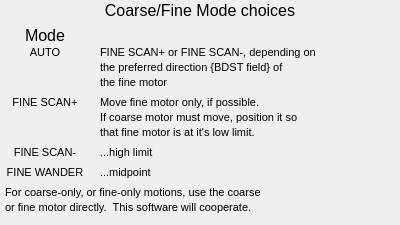
<?xml version="1.0" ?>
<ui version="4.0">
  <class>Dialog</class>
  <widget class="PyDMFrame" name="screen">
    <property name="geometry">
      <rect>
        <x>327</x>
        <y>507</y>
        <width>400</width>
        <height>225</height>
      </rect>
    </property>
    <property name="minimumSize">
      <size>
        <width>400</width>
        <height>225</height>
      </size>
    </property>
    <property name="styleSheet">
      <string notr="true">PyDMFrame#screen {
  color: rgb(0, 0, 0);
  background-color: rgb(218, 218, 218);
  }</string>
    </property>
    <property name="windowTitle">
      <string>CoarseFineMotorHelp</string>
    </property>
    <layout class="QGridLayout" name="gridLayout" columnstretch="5,80,3,1,11,295,5" rowstretch="20,3,2,17,1,2,14,1,14,1,14,2,1,3,14,1,14,1,14,2,1,3,14,2,1,3,14,2,4,14,1,14,11">
      <property name="leftMargin">
        <number>0</number>
      </property>
      <property name="topMargin">
        <number>0</number>
      </property>
      <property name="rightMargin">
        <number>0</number>
      </property>
      <property name="bottomMargin">
        <number>0</number>
      </property>
      <property name="horizontalSpacing">
        <number>0</number>
      </property>
      <property name="verticalSpacing">
        <number>0</number>
      </property>
      <item row="0" column="0" rowspan="2" colspan="7">
        <widget class="PyDMDrawingRectangle" name="rectangle">
          <property name="geometry">
            <rect>
              <x>0</x>
              <y>0</y>
              <width>400</width>
              <height>23</height>
            </rect>
          </property>
          <property name="sizePolicy">
            <sizepolicy hsizetype="Ignored" vsizetype="Ignored">
              <horstretch>0</horstretch>
              <verstretch>0</verstretch>
            </sizepolicy>
          </property>
          <property name="brush" stdset="0">
            <brush brushstyle="SolidPattern">
              <color alpha="255">
                <red>255</red>
                <green>255</green>
                <blue>255</blue>
              </color>
            </brush>
          </property>
          <property name="penStyle" stdset="0">
            <enum>Qt::SolidLine</enum>
          </property>
          <property name="penColor" stdset="0">
            <color>
              <red>255</red>
              <green>255</green>
              <blue>255</blue>
            </color>
          </property>
          <property name="penWidth" stdset="0">
            <double>0</double>
          </property>
          <property name="penCapStyle" stdset="0">
            <enum>Qt::FlatCap</enum>
          </property>
          <property name="toolTip">
            <string>rectangle</string>
          </property>
        </widget>
      </item>
      <item row="0" column="0" colspan="7">
        <widget class="QLabel" name="text">
          <property name="geometry">
            <rect>
              <x>0</x>
              <y>0</y>
              <width>400</width>
              <height>20</height>
            </rect>
          </property>
          <property name="sizePolicy">
            <sizepolicy hsizetype="Ignored" vsizetype="Ignored">
              <horstretch>0</horstretch>
              <verstretch>0</verstretch>
            </sizepolicy>
          </property>
          <property name="text">
            <string>Coarse/Fine Mode choices</string>
          </property>
          <property name="font">
            <font>
              <pointsize>12</pointsize>
            </font>
          </property>
          <property name="brush" stdset="0">
            <brush brushstyle="SolidPattern">
              <color alpha="255">
                <red>0</red>
                <green>0</green>
                <blue>0</blue>
              </color>
            </brush>
          </property>
          <property name="toolTip">
            <string>text</string>
          </property>
          <property name="alignment">
            <set>Qt::AlignCenter</set>
          </property>
          <property name="styleSheet">
            <string notr="true">QLabel#text {
  color: rgb(0, 0, 0);
  }</string>
          </property>
        </widget>
      </item>
      <item row="3" column="1" rowspan="3">
        <widget class="QLabel" name="text_1">
          <property name="geometry">
            <rect>
              <x>5</x>
              <y>25</y>
              <width>80</width>
              <height>20</height>
            </rect>
          </property>
          <property name="sizePolicy">
            <sizepolicy hsizetype="Ignored" vsizetype="Ignored">
              <horstretch>0</horstretch>
              <verstretch>0</verstretch>
            </sizepolicy>
          </property>
          <property name="text">
            <string>Mode</string>
          </property>
          <property name="font">
            <font>
              <pointsize>12</pointsize>
            </font>
          </property>
          <property name="brush" stdset="0">
            <brush brushstyle="SolidPattern">
              <color alpha="255">
                <red>0</red>
                <green>0</green>
                <blue>0</blue>
              </color>
            </brush>
          </property>
          <property name="toolTip">
            <string>text_1</string>
          </property>
          <property name="alignment">
            <set>Qt::AlignCenter</set>
          </property>
          <property name="styleSheet">
            <string notr="true">QLabel#text_1 {
  color: rgb(0, 0, 0);
  }</string>
          </property>
        </widget>
      </item>
      <item row="6" column="1">
        <widget class="QLabel" name="text_2">
          <property name="geometry">
            <rect>
              <x>5</x>
              <y>45</y>
              <width>80</width>
              <height>14</height>
            </rect>
          </property>
          <property name="sizePolicy">
            <sizepolicy hsizetype="Ignored" vsizetype="Ignored">
              <horstretch>0</horstretch>
              <verstretch>0</verstretch>
            </sizepolicy>
          </property>
          <property name="text">
            <string>AUTO</string>
          </property>
          <property name="font">
            <font>
              <pointsize>8</pointsize>
            </font>
          </property>
          <property name="brush" stdset="0">
            <brush brushstyle="SolidPattern">
              <color alpha="255">
                <red>0</red>
                <green>0</green>
                <blue>0</blue>
              </color>
            </brush>
          </property>
          <property name="toolTip">
            <string>text_2</string>
          </property>
          <property name="alignment">
            <set>Qt::AlignCenter</set>
          </property>
          <property name="styleSheet">
            <string notr="true">QLabel#text_2 {
  color: rgb(0, 0, 0);
  }</string>
          </property>
        </widget>
      </item>
      <item row="6" column="5" colspan="2">
        <widget class="QLabel" name="text_3">
          <property name="geometry">
            <rect>
              <x>100</x>
              <y>45</y>
              <width>300</width>
              <height>14</height>
            </rect>
          </property>
          <property name="sizePolicy">
            <sizepolicy hsizetype="Ignored" vsizetype="Ignored">
              <horstretch>0</horstretch>
              <verstretch>0</verstretch>
            </sizepolicy>
          </property>
          <property name="text">
            <string>FINE SCAN+ or FINE SCAN-, depending on</string>
          </property>
          <property name="font">
            <font>
              <pointsize>8</pointsize>
            </font>
          </property>
          <property name="brush" stdset="0">
            <brush brushstyle="SolidPattern">
              <color alpha="255">
                <red>0</red>
                <green>0</green>
                <blue>0</blue>
              </color>
            </brush>
          </property>
          <property name="toolTip">
            <string>text_3</string>
          </property>
          <property name="alignment">
            <set>Qt::AlignLeading|Qt::AlignLeft|Qt::AlignVCenter</set>
          </property>
          <property name="styleSheet">
            <string notr="true">QLabel#text_3 {
  color: rgb(0, 0, 0);
  }</string>
          </property>
        </widget>
      </item>
      <item row="8" column="5" colspan="2">
        <widget class="QLabel" name="text_4">
          <property name="geometry">
            <rect>
              <x>100</x>
              <y>60</y>
              <width>300</width>
              <height>14</height>
            </rect>
          </property>
          <property name="sizePolicy">
            <sizepolicy hsizetype="Ignored" vsizetype="Ignored">
              <horstretch>0</horstretch>
              <verstretch>0</verstretch>
            </sizepolicy>
          </property>
          <property name="text">
            <string>the preferred direction {BDST field} of</string>
          </property>
          <property name="font">
            <font>
              <pointsize>8</pointsize>
            </font>
          </property>
          <property name="brush" stdset="0">
            <brush brushstyle="SolidPattern">
              <color alpha="255">
                <red>0</red>
                <green>0</green>
                <blue>0</blue>
              </color>
            </brush>
          </property>
          <property name="toolTip">
            <string>text_4</string>
          </property>
          <property name="alignment">
            <set>Qt::AlignLeading|Qt::AlignLeft|Qt::AlignVCenter</set>
          </property>
          <property name="styleSheet">
            <string notr="true">QLabel#text_4 {
  color: rgb(0, 0, 0);
  }</string>
          </property>
        </widget>
      </item>
      <item row="4" column="1" colspan="5">
        <widget class="PyDMDrawingLine" name="polyline">
          <property name="geometry">
            <rect>
              <x>5</x>
              <y>43</y>
              <width>390</width>
              <height>0</height>
            </rect>
          </property>
          <property name="sizePolicy">
            <sizepolicy hsizetype="Ignored" vsizetype="Ignored">
              <horstretch>0</horstretch>
              <verstretch>0</verstretch>
            </sizepolicy>
          </property>
          <property name="toolTip">
            <string>polyline</string>
          </property>
          <property name="brush" stdset="0">
            <brush brushstyle="SolidPattern">
              <color alpha="255">
                <red>0</red>
                <green>0</green>
                <blue>0</blue>
              </color>
            </brush>
          </property>
          <property name="penStyle" stdset="0">
            <enum>Qt::SolidLine</enum>
          </property>
          <property name="penColor" stdset="0">
            <color>
              <red>0</red>
              <green>0</green>
              <blue>0</blue>
            </color>
          </property>
          <property name="penWidth" stdset="0">
            <double>0</double>
          </property>
          <property name="penCapStyle" stdset="0">
            <enum>Qt::FlatCap</enum>
          </property>
          <property name="penWidth" stdset="0">
            <double>1</double>
          </property>
          <property name="penStyle" stdset="0">
            <enum>Qt::SolidLine</enum>
          </property>
          <property name="penColor" stdset="0"/>
          <property name="penCapStyle" stdset="0">
            <enum>Qt::FlatCap</enum>
          </property>
        </widget>
      </item>
      <item row="2" column="1" rowspan="26" colspan="5">
        <widget class="PyDMDrawingRectangle" name="rectangle_1">
          <property name="geometry">
            <rect>
              <x>5</x>
              <y>23</y>
              <width>390</width>
              <height>158</height>
            </rect>
          </property>
          <property name="sizePolicy">
            <sizepolicy hsizetype="Ignored" vsizetype="Ignored">
              <horstretch>0</horstretch>
              <verstretch>0</verstretch>
            </sizepolicy>
          </property>
          <property name="brush" stdset="0">
            <brush brushstyle="NoBrush">
              <color alpha="255">
                <red>0</red>
                <green>0</green>
                <blue>0</blue>
              </color>
            </brush>
          </property>
          <property name="penStyle" stdset="0">
            <enum>Qt::SolidLine</enum>
          </property>
          <property name="penColor" stdset="0">
            <color>
              <red>0</red>
              <green>0</green>
              <blue>0</blue>
            </color>
          </property>
          <property name="penWidth" stdset="0">
            <double>1</double>
          </property>
          <property name="penCapStyle" stdset="0">
            <enum>Qt::FlatCap</enum>
          </property>
          <property name="toolTip">
            <string>rectangle_1</string>
          </property>
        </widget>
      </item>
      <item row="5" column="3" rowspan="23">
        <widget class="PyDMDrawingLine" name="polyline_1">
          <property name="geometry">
            <rect>
              <x>89</x>
              <y>43</y>
              <width>0</width>
              <height>138</height>
            </rect>
          </property>
          <property name="sizePolicy">
            <sizepolicy hsizetype="Ignored" vsizetype="Ignored">
              <horstretch>0</horstretch>
              <verstretch>0</verstretch>
            </sizepolicy>
          </property>
          <property name="toolTip">
            <string>polyline_1</string>
          </property>
          <property name="brush" stdset="0">
            <brush brushstyle="NoBrush">
              <color alpha="255">
                <red>0</red>
                <green>0</green>
                <blue>0</blue>
              </color>
            </brush>
          </property>
          <property name="penStyle" stdset="0">
            <enum>Qt::SolidLine</enum>
          </property>
          <property name="penColor" stdset="0">
            <color>
              <red>0</red>
              <green>0</green>
              <blue>0</blue>
            </color>
          </property>
          <property name="penWidth" stdset="0">
            <double>1</double>
          </property>
          <property name="penCapStyle" stdset="0">
            <enum>Qt::FlatCap</enum>
          </property>
          <property name="penWidth" stdset="0">
            <double>1</double>
          </property>
          <property name="penStyle" stdset="0">
            <enum>Qt::SolidLine</enum>
          </property>
          <property name="penColor" stdset="0"/>
          <property name="penCapStyle" stdset="0">
            <enum>Qt::FlatCap</enum>
          </property>
        </widget>
      </item>
      <item row="14" column="1">
        <widget class="QLabel" name="text_5">
          <property name="geometry">
            <rect>
              <x>5</x>
              <y>95</y>
              <width>80</width>
              <height>14</height>
            </rect>
          </property>
          <property name="sizePolicy">
            <sizepolicy hsizetype="Ignored" vsizetype="Ignored">
              <horstretch>0</horstretch>
              <verstretch>0</verstretch>
            </sizepolicy>
          </property>
          <property name="text">
            <string>FINE SCAN+</string>
          </property>
          <property name="font">
            <font>
              <pointsize>8</pointsize>
            </font>
          </property>
          <property name="brush" stdset="0">
            <brush brushstyle="SolidPattern">
              <color alpha="255">
                <red>0</red>
                <green>0</green>
                <blue>0</blue>
              </color>
            </brush>
          </property>
          <property name="toolTip">
            <string>text_5</string>
          </property>
          <property name="alignment">
            <set>Qt::AlignCenter</set>
          </property>
          <property name="styleSheet">
            <string notr="true">QLabel#text_5 {
  color: rgb(0, 0, 0);
  }</string>
          </property>
        </widget>
      </item>
      <item row="14" column="5" colspan="2">
        <widget class="QLabel" name="text_6">
          <property name="geometry">
            <rect>
              <x>100</x>
              <y>95</y>
              <width>300</width>
              <height>14</height>
            </rect>
          </property>
          <property name="sizePolicy">
            <sizepolicy hsizetype="Ignored" vsizetype="Ignored">
              <horstretch>0</horstretch>
              <verstretch>0</verstretch>
            </sizepolicy>
          </property>
          <property name="text">
            <string>Move fine motor only, if possible.</string>
          </property>
          <property name="font">
            <font>
              <pointsize>8</pointsize>
            </font>
          </property>
          <property name="brush" stdset="0">
            <brush brushstyle="SolidPattern">
              <color alpha="255">
                <red>0</red>
                <green>0</green>
                <blue>0</blue>
              </color>
            </brush>
          </property>
          <property name="toolTip">
            <string>text_6</string>
          </property>
          <property name="alignment">
            <set>Qt::AlignLeading|Qt::AlignLeft|Qt::AlignVCenter</set>
          </property>
          <property name="styleSheet">
            <string notr="true">QLabel#text_6 {
  color: rgb(0, 0, 0);
  }</string>
          </property>
        </widget>
      </item>
      <item row="16" column="5" colspan="2">
        <widget class="QLabel" name="text_7">
          <property name="geometry">
            <rect>
              <x>100</x>
              <y>110</y>
              <width>300</width>
              <height>14</height>
            </rect>
          </property>
          <property name="sizePolicy">
            <sizepolicy hsizetype="Ignored" vsizetype="Ignored">
              <horstretch>0</horstretch>
              <verstretch>0</verstretch>
            </sizepolicy>
          </property>
          <property name="text">
            <string>If coarse motor must move, position it so</string>
          </property>
          <property name="font">
            <font>
              <pointsize>8</pointsize>
            </font>
          </property>
          <property name="brush" stdset="0">
            <brush brushstyle="SolidPattern">
              <color alpha="255">
                <red>0</red>
                <green>0</green>
                <blue>0</blue>
              </color>
            </brush>
          </property>
          <property name="toolTip">
            <string>text_7</string>
          </property>
          <property name="alignment">
            <set>Qt::AlignLeading|Qt::AlignLeft|Qt::AlignVCenter</set>
          </property>
          <property name="styleSheet">
            <string notr="true">QLabel#text_7 {
  color: rgb(0, 0, 0);
  }</string>
          </property>
        </widget>
      </item>
      <item row="18" column="5" colspan="2">
        <widget class="QLabel" name="text_8">
          <property name="geometry">
            <rect>
              <x>100</x>
              <y>125</y>
              <width>300</width>
              <height>14</height>
            </rect>
          </property>
          <property name="sizePolicy">
            <sizepolicy hsizetype="Ignored" vsizetype="Ignored">
              <horstretch>0</horstretch>
              <verstretch>0</verstretch>
            </sizepolicy>
          </property>
          <property name="text">
            <string>that fine motor is at it's low limit.</string>
          </property>
          <property name="font">
            <font>
              <pointsize>8</pointsize>
            </font>
          </property>
          <property name="brush" stdset="0">
            <brush brushstyle="SolidPattern">
              <color alpha="255">
                <red>0</red>
                <green>0</green>
                <blue>0</blue>
              </color>
            </brush>
          </property>
          <property name="toolTip">
            <string>text_8</string>
          </property>
          <property name="alignment">
            <set>Qt::AlignLeading|Qt::AlignLeft|Qt::AlignVCenter</set>
          </property>
          <property name="styleSheet">
            <string notr="true">QLabel#text_8 {
  color: rgb(0, 0, 0);
  }</string>
          </property>
        </widget>
      </item>
      <item row="22" column="1" colspan="6">
        <widget class="PyDMFrame" name="composite">
          <property name="geometry">
            <rect>
              <x>5</x>
              <y>145</y>
              <width>395</width>
              <height>14</height>
            </rect>
          </property>
          <property name="sizePolicy">
            <sizepolicy hsizetype="Ignored" vsizetype="Ignored">
              <horstretch>0</horstretch>
              <verstretch>0</verstretch>
            </sizepolicy>
          </property>
          <layout class="QGridLayout" name="gridLayout_1" columnstretch="80,15,300" rowstretch="14">
            <property name="leftMargin">
              <number>0</number>
            </property>
            <property name="topMargin">
              <number>0</number>
            </property>
            <property name="rightMargin">
              <number>0</number>
            </property>
            <property name="bottomMargin">
              <number>0</number>
            </property>
            <property name="horizontalSpacing">
              <number>0</number>
            </property>
            <property name="verticalSpacing">
              <number>0</number>
            </property>
            <item row="0" column="0">
              <widget class="QLabel" name="text_9">
                <property name="geometry">
                  <rect>
                    <x>0</x>
                    <y>0</y>
                    <width>80</width>
                    <height>14</height>
                  </rect>
                </property>
                <property name="sizePolicy">
                  <sizepolicy hsizetype="Ignored" vsizetype="Ignored">
                    <horstretch>0</horstretch>
                    <verstretch>0</verstretch>
                  </sizepolicy>
                </property>
                <property name="text">
                  <string>FINE SCAN-</string>
                </property>
                <property name="font">
                  <font>
                    <pointsize>8</pointsize>
                  </font>
                </property>
                <property name="brush" stdset="0">
                  <brush brushstyle="SolidPattern">
                    <color alpha="255">
                      <red>0</red>
                      <green>0</green>
                      <blue>0</blue>
                    </color>
                  </brush>
                </property>
                <property name="toolTip">
                  <string>text_9</string>
                </property>
                <property name="alignment">
                  <set>Qt::AlignCenter</set>
                </property>
                <property name="styleSheet">
                  <string notr="true">QLabel#text_9 {
  color: rgb(0, 0, 0);
  }</string>
                </property>
              </widget>
            </item>
            <item row="0" column="2">
              <widget class="QLabel" name="text_10">
                <property name="geometry">
                  <rect>
                    <x>95</x>
                    <y>0</y>
                    <width>300</width>
                    <height>14</height>
                  </rect>
                </property>
                <property name="sizePolicy">
                  <sizepolicy hsizetype="Ignored" vsizetype="Ignored">
                    <horstretch>0</horstretch>
                    <verstretch>0</verstretch>
                  </sizepolicy>
                </property>
                <property name="text">
                  <string>...high limit</string>
                </property>
                <property name="font">
                  <font>
                    <pointsize>8</pointsize>
                  </font>
                </property>
                <property name="brush" stdset="0">
                  <brush brushstyle="SolidPattern">
                    <color alpha="255">
                      <red>0</red>
                      <green>0</green>
                      <blue>0</blue>
                    </color>
                  </brush>
                </property>
                <property name="toolTip">
                  <string>text_10</string>
                </property>
                <property name="alignment">
                  <set>Qt::AlignLeading|Qt::AlignLeft|Qt::AlignVCenter</set>
                </property>
                <property name="styleSheet">
                  <string notr="true">QLabel#text_10 {
  color: rgb(0, 0, 0);
  }</string>
                </property>
              </widget>
            </item>
          </layout>
        </widget>
      </item>
      <item row="26" column="1" colspan="6">
        <widget class="PyDMFrame" name="composite_1">
          <property name="geometry">
            <rect>
              <x>5</x>
              <y>165</y>
              <width>395</width>
              <height>14</height>
            </rect>
          </property>
          <property name="sizePolicy">
            <sizepolicy hsizetype="Ignored" vsizetype="Ignored">
              <horstretch>0</horstretch>
              <verstretch>0</verstretch>
            </sizepolicy>
          </property>
          <layout class="QGridLayout" name="gridLayout_2" columnstretch="80,15,300" rowstretch="14">
            <property name="leftMargin">
              <number>0</number>
            </property>
            <property name="topMargin">
              <number>0</number>
            </property>
            <property name="rightMargin">
              <number>0</number>
            </property>
            <property name="bottomMargin">
              <number>0</number>
            </property>
            <property name="horizontalSpacing">
              <number>0</number>
            </property>
            <property name="verticalSpacing">
              <number>0</number>
            </property>
            <item row="0" column="0">
              <widget class="QLabel" name="text_11">
                <property name="geometry">
                  <rect>
                    <x>0</x>
                    <y>0</y>
                    <width>80</width>
                    <height>14</height>
                  </rect>
                </property>
                <property name="sizePolicy">
                  <sizepolicy hsizetype="Ignored" vsizetype="Ignored">
                    <horstretch>0</horstretch>
                    <verstretch>0</verstretch>
                  </sizepolicy>
                </property>
                <property name="text">
                  <string>FINE WANDER</string>
                </property>
                <property name="font">
                  <font>
                    <pointsize>8</pointsize>
                  </font>
                </property>
                <property name="brush" stdset="0">
                  <brush brushstyle="SolidPattern">
                    <color alpha="255">
                      <red>0</red>
                      <green>0</green>
                      <blue>0</blue>
                    </color>
                  </brush>
                </property>
                <property name="toolTip">
                  <string>text_11</string>
                </property>
                <property name="alignment">
                  <set>Qt::AlignCenter</set>
                </property>
                <property name="styleSheet">
                  <string notr="true">QLabel#text_11 {
  color: rgb(0, 0, 0);
  }</string>
                </property>
              </widget>
            </item>
            <item row="0" column="2">
              <widget class="QLabel" name="text_12">
                <property name="geometry">
                  <rect>
                    <x>95</x>
                    <y>0</y>
                    <width>300</width>
                    <height>14</height>
                  </rect>
                </property>
                <property name="sizePolicy">
                  <sizepolicy hsizetype="Ignored" vsizetype="Ignored">
                    <horstretch>0</horstretch>
                    <verstretch>0</verstretch>
                  </sizepolicy>
                </property>
                <property name="text">
                  <string>...midpoint</string>
                </property>
                <property name="font">
                  <font>
                    <pointsize>8</pointsize>
                  </font>
                </property>
                <property name="brush" stdset="0">
                  <brush brushstyle="SolidPattern">
                    <color alpha="255">
                      <red>0</red>
                      <green>0</green>
                      <blue>0</blue>
                    </color>
                  </brush>
                </property>
                <property name="toolTip">
                  <string>text_12</string>
                </property>
                <property name="alignment">
                  <set>Qt::AlignLeading|Qt::AlignLeft|Qt::AlignVCenter</set>
                </property>
                <property name="styleSheet">
                  <string notr="true">QLabel#text_12 {
  color: rgb(0, 0, 0);
  }</string>
                </property>
              </widget>
            </item>
          </layout>
        </widget>
      </item>
      <item row="29" column="1" colspan="5">
        <widget class="QLabel" name="text_13">
          <property name="geometry">
            <rect>
              <x>5</x>
              <y>185</y>
              <width>390</width>
              <height>14</height>
            </rect>
          </property>
          <property name="sizePolicy">
            <sizepolicy hsizetype="Ignored" vsizetype="Ignored">
              <horstretch>0</horstretch>
              <verstretch>0</verstretch>
            </sizepolicy>
          </property>
          <property name="text">
            <string>For coarse-only, or fine-only motions, use the coarse</string>
          </property>
          <property name="font">
            <font>
              <pointsize>8</pointsize>
            </font>
          </property>
          <property name="brush" stdset="0">
            <brush brushstyle="SolidPattern">
              <color alpha="255">
                <red>0</red>
                <green>0</green>
                <blue>0</blue>
              </color>
            </brush>
          </property>
          <property name="toolTip">
            <string>text_13</string>
          </property>
          <property name="alignment">
            <set>Qt::AlignLeading|Qt::AlignLeft|Qt::AlignVCenter</set>
          </property>
          <property name="styleSheet">
            <string notr="true">QLabel#text_13 {
  color: rgb(0, 0, 0);
  }</string>
          </property>
        </widget>
      </item>
      <item row="12" column="1" colspan="5">
        <widget class="PyDMDrawingLine" name="polyline_2">
          <property name="geometry">
            <rect>
              <x>5</x>
              <y>92</y>
              <width>390</width>
              <height>0</height>
            </rect>
          </property>
          <property name="sizePolicy">
            <sizepolicy hsizetype="Ignored" vsizetype="Ignored">
              <horstretch>0</horstretch>
              <verstretch>0</verstretch>
            </sizepolicy>
          </property>
          <property name="toolTip">
            <string>polyline_2</string>
          </property>
          <property name="brush" stdset="0">
            <brush brushstyle="SolidPattern">
              <color alpha="255">
                <red>0</red>
                <green>0</green>
                <blue>0</blue>
              </color>
            </brush>
          </property>
          <property name="penStyle" stdset="0">
            <enum>Qt::SolidLine</enum>
          </property>
          <property name="penColor" stdset="0">
            <color>
              <red>0</red>
              <green>0</green>
              <blue>0</blue>
            </color>
          </property>
          <property name="penWidth" stdset="0">
            <double>0</double>
          </property>
          <property name="penCapStyle" stdset="0">
            <enum>Qt::FlatCap</enum>
          </property>
          <property name="penWidth" stdset="0">
            <double>1</double>
          </property>
          <property name="penStyle" stdset="0">
            <enum>Qt::SolidLine</enum>
          </property>
          <property name="penColor" stdset="0"/>
          <property name="penCapStyle" stdset="0">
            <enum>Qt::FlatCap</enum>
          </property>
        </widget>
      </item>
      <item row="20" column="1" colspan="5">
        <widget class="PyDMDrawingLine" name="polyline_3">
          <property name="geometry">
            <rect>
              <x>5</x>
              <y>142</y>
              <width>390</width>
              <height>0</height>
            </rect>
          </property>
          <property name="sizePolicy">
            <sizepolicy hsizetype="Ignored" vsizetype="Ignored">
              <horstretch>0</horstretch>
              <verstretch>0</verstretch>
            </sizepolicy>
          </property>
          <property name="toolTip">
            <string>polyline_3</string>
          </property>
          <property name="brush" stdset="0">
            <brush brushstyle="SolidPattern">
              <color alpha="255">
                <red>0</red>
                <green>0</green>
                <blue>0</blue>
              </color>
            </brush>
          </property>
          <property name="penStyle" stdset="0">
            <enum>Qt::SolidLine</enum>
          </property>
          <property name="penColor" stdset="0">
            <color>
              <red>0</red>
              <green>0</green>
              <blue>0</blue>
            </color>
          </property>
          <property name="penWidth" stdset="0">
            <double>0</double>
          </property>
          <property name="penCapStyle" stdset="0">
            <enum>Qt::FlatCap</enum>
          </property>
          <property name="penWidth" stdset="0">
            <double>1</double>
          </property>
          <property name="penStyle" stdset="0">
            <enum>Qt::SolidLine</enum>
          </property>
          <property name="penColor" stdset="0"/>
          <property name="penCapStyle" stdset="0">
            <enum>Qt::FlatCap</enum>
          </property>
        </widget>
      </item>
      <item row="24" column="1" colspan="5">
        <widget class="PyDMDrawingLine" name="polyline_4">
          <property name="geometry">
            <rect>
              <x>5</x>
              <y>162</y>
              <width>390</width>
              <height>0</height>
            </rect>
          </property>
          <property name="sizePolicy">
            <sizepolicy hsizetype="Ignored" vsizetype="Ignored">
              <horstretch>0</horstretch>
              <verstretch>0</verstretch>
            </sizepolicy>
          </property>
          <property name="toolTip">
            <string>polyline_4</string>
          </property>
          <property name="brush" stdset="0">
            <brush brushstyle="SolidPattern">
              <color alpha="255">
                <red>0</red>
                <green>0</green>
                <blue>0</blue>
              </color>
            </brush>
          </property>
          <property name="penStyle" stdset="0">
            <enum>Qt::SolidLine</enum>
          </property>
          <property name="penColor" stdset="0">
            <color>
              <red>0</red>
              <green>0</green>
              <blue>0</blue>
            </color>
          </property>
          <property name="penWidth" stdset="0">
            <double>0</double>
          </property>
          <property name="penCapStyle" stdset="0">
            <enum>Qt::FlatCap</enum>
          </property>
          <property name="penWidth" stdset="0">
            <double>1</double>
          </property>
          <property name="penStyle" stdset="0">
            <enum>Qt::SolidLine</enum>
          </property>
          <property name="penColor" stdset="0"/>
          <property name="penCapStyle" stdset="0">
            <enum>Qt::FlatCap</enum>
          </property>
        </widget>
      </item>
      <item row="10" column="5" colspan="2">
        <widget class="QLabel" name="text_14">
          <property name="geometry">
            <rect>
              <x>100</x>
              <y>75</y>
              <width>300</width>
              <height>14</height>
            </rect>
          </property>
          <property name="sizePolicy">
            <sizepolicy hsizetype="Ignored" vsizetype="Ignored">
              <horstretch>0</horstretch>
              <verstretch>0</verstretch>
            </sizepolicy>
          </property>
          <property name="text">
            <string>the fine motor</string>
          </property>
          <property name="font">
            <font>
              <pointsize>8</pointsize>
            </font>
          </property>
          <property name="brush" stdset="0">
            <brush brushstyle="SolidPattern">
              <color alpha="255">
                <red>0</red>
                <green>0</green>
                <blue>0</blue>
              </color>
            </brush>
          </property>
          <property name="toolTip">
            <string>text_14</string>
          </property>
          <property name="alignment">
            <set>Qt::AlignLeading|Qt::AlignLeft|Qt::AlignVCenter</set>
          </property>
          <property name="styleSheet">
            <string notr="true">QLabel#text_14 {
  color: rgb(0, 0, 0);
  }</string>
          </property>
        </widget>
      </item>
      <item row="31" column="1" colspan="5">
        <widget class="QLabel" name="text_15">
          <property name="geometry">
            <rect>
              <x>5</x>
              <y>200</y>
              <width>390</width>
              <height>14</height>
            </rect>
          </property>
          <property name="sizePolicy">
            <sizepolicy hsizetype="Ignored" vsizetype="Ignored">
              <horstretch>0</horstretch>
              <verstretch>0</verstretch>
            </sizepolicy>
          </property>
          <property name="text">
            <string>or fine motor directly.  This software will cooperate.</string>
          </property>
          <property name="font">
            <font>
              <pointsize>8</pointsize>
            </font>
          </property>
          <property name="brush" stdset="0">
            <brush brushstyle="SolidPattern">
              <color alpha="255">
                <red>0</red>
                <green>0</green>
                <blue>0</blue>
              </color>
            </brush>
          </property>
          <property name="toolTip">
            <string>text_15</string>
          </property>
          <property name="alignment">
            <set>Qt::AlignLeading|Qt::AlignLeft|Qt::AlignVCenter</set>
          </property>
          <property name="styleSheet">
            <string notr="true">QLabel#text_15 {
  color: rgb(0, 0, 0);
  }</string>
          </property>
        </widget>
      </item>
    </layout>
    <zorder>rectangle</zorder>
    <zorder>text</zorder>
    <zorder>text_1</zorder>
    <zorder>text_2</zorder>
    <zorder>text_3</zorder>
    <zorder>text_4</zorder>
    <zorder>polyline</zorder>
    <zorder>rectangle_1</zorder>
    <zorder>polyline_1</zorder>
    <zorder>text_5</zorder>
    <zorder>text_6</zorder>
    <zorder>text_7</zorder>
    <zorder>text_8</zorder>
    <zorder>text_9</zorder>
    <zorder>text_10</zorder>
    <zorder>composite</zorder>
    <zorder>text_11</zorder>
    <zorder>text_12</zorder>
    <zorder>composite_1</zorder>
    <zorder>text_13</zorder>
    <zorder>polyline_2</zorder>
    <zorder>polyline_3</zorder>
    <zorder>polyline_4</zorder>
    <zorder>text_14</zorder>
    <zorder>text_15</zorder>
  </widget>
  <customwidgets>
    <customwidget>
      <class>PyDMDrawingRectangle</class>
      <extends>QWidget</extends>
      <header>pydm.widgets.drawing</header>
    </customwidget>
    <customwidget>
      <class>PyDMLabel</class>
      <extends>QLabel</extends>
      <header>pydm.widgets.label</header>
    </customwidget>
    <customwidget>
      <class>PyDMDrawingPolyline</class>
      <extends>QWidget</extends>
      <header>pydm.widgets.drawing</header>
    </customwidget>
    <customwidget>
      <class>PyDMDrawingLine</class>
      <extends>QWidget</extends>
      <header>pydm.widgets.drawing</header>
    </customwidget>
    <customwidget>
      <class>PyDMFrame</class>
      <extends>QFrame</extends>
      <header>pydm.widgets.frame</header>
    </customwidget>
  </customwidgets>
</ui>
